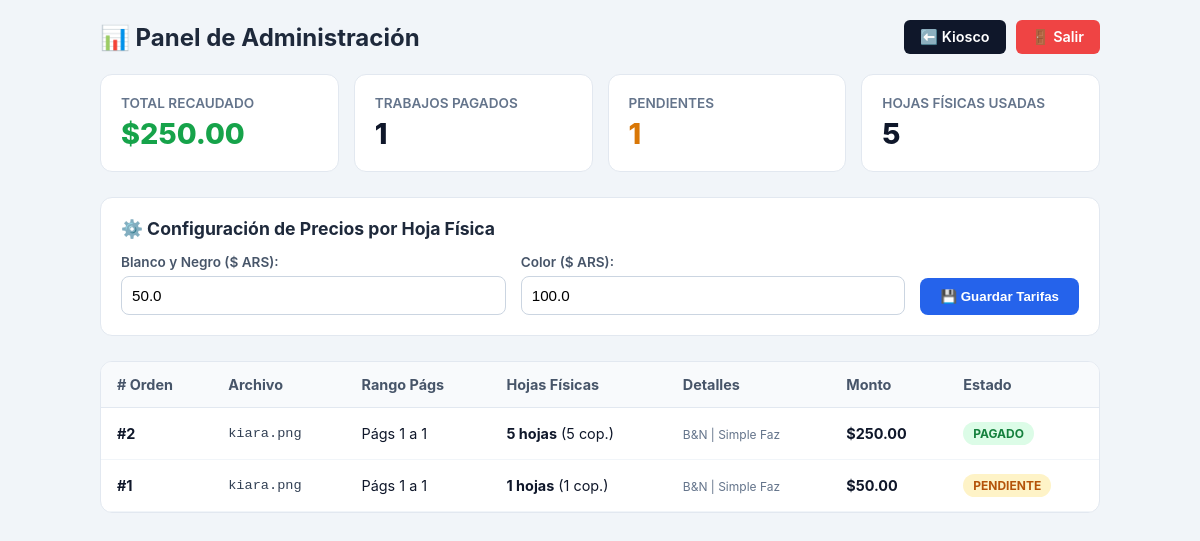
Before: /admin (signed in) with the older database file.
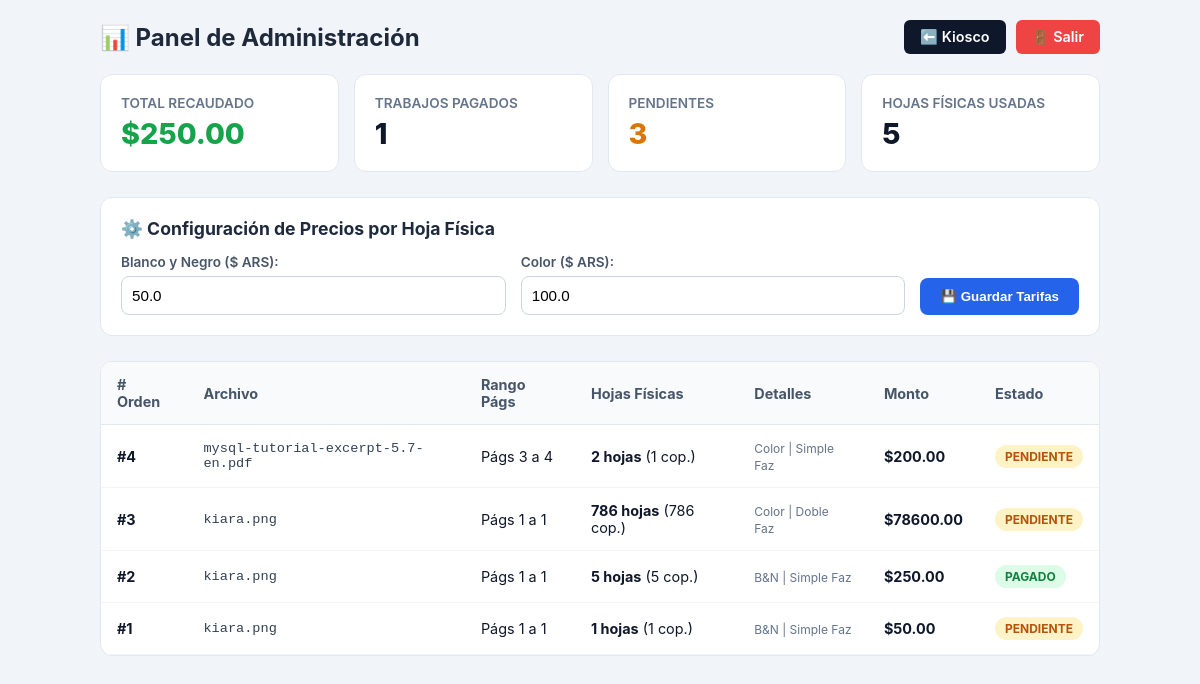
After: the same page with the newer database file.
### tables this page shows
CREATE TABLE print_jobs (
            id INTEGER PRIMARY KEY AUTOINCREMENT,
            file_path TEXT NOT NULL,
            file_type TEXT NOT NULL,
            page_count INTEGER NOT NULL,
            page_from INTEGER DEFAULT 1,
            page_to INTEGER DEFAULT 1,
            sheets_count INTEGER DEFAULT 1,
            copies INTEGER NOT NULL,
            is_double_sided BOOLEAN NOT NULL,
            is_color BOOLEAN NOT NULL,
            total_price REAL NOT NULL,
            status TEXT DEFAULT 'pending',
            payment_token TEXT,
            created_at TIMESTAMP DEFAULT CURRENT_TIMESTAMP
        );

CREATE TABLE settings (
            key TEXT PRIMARY KEY,
            value REAL NOT NULL
        );

### app.py (the view)
@app.route('/admin')
def admin_panel():
    if not session.get('admin_logged_in'):
        return redirect('/login')
    conn = sqlite3.connect('database.db')
    cursor = conn.cursor()
    cursor.execute("SELECT SUM(total_price) FROM print_jobs WHERE status = 'paid'")
    total_earned = cursor.fetchone()[0] or 0.0
    cursor.execute("SELECT COUNT(*) FROM print_jobs WHERE status = 'paid'")
    paid_jobs_count = cursor.fetchone()[0] or 0
    cursor.execute("SELECT COUNT(*) FROM print_jobs WHERE status = 'pending'")
    pending_jobs_count = cursor.fetchone()[0] or 0
    cursor.execute("SELECT SUM(sheets_count) FROM print_jobs WHERE status = 'paid'")
    total_sheets_printed = cursor.fetchone()[0] or 0
    cursor.execute('''
        SELECT id, file_path, file_type, page_from, page_to, sheets_count, copies, is_double_sided, is_color, total_price, status, created_at
        FROM print_jobs ORDER BY id DESC
    ''')
    jobs = cursor.fetchall()
    conn.close()
    bw_price, color_price = get_prices()
    return render_template(
        'admin.html',
        total_earned=total_earned,
        paid_jobs_count=paid_jobs_count,
        pending_jobs_count=pending_jobs_count,
        total_sheets_printed=total_sheets_printed,
        jobs=jobs,
        bw_price=bw_price,
        color_price=color_price
    )

### app.py (called while the page is built)
def get_prices():
    conn = sqlite3.connect('database.db')
    cursor = conn.cursor()
    cursor.execute("SELECT key, value FROM settings")
    rows = cursor.fetchall()
    conn.close()
    prices = {row[0]: row[1] for row in rows}
    return prices.get('bw_price', 50.0), prices.get('color_price', 100.0)

### templates/admin.html (shortened to what this page needs)
<!DOCTYPE html>
<html lang="es">
<head>
</head>
<body>
    <div class="top-bar">
        <h2>📊 Panel de Administración</h2>
        <div class="top-actions">
            <a href="/" class="btn-back">⬅️ Kiosco</a>
            <a href="/logout" class="btn-logout">🚪 Salir</a>
        </div>
    </div>
    <div class="container">
        <div class="stats-grid">
            <div class="stat-card">
                <div class="label">Total Recaudado</div>
                <div class="value" style="color: #16a34a;">${{ "%.2f"|format(total_earned) }}</div>
            </div>
            <div class="stat-card">
                <div class="label">Trabajos Pagados</div>
                <div class="value">{{ paid_jobs_count }}</div>
            </div>
            <div class="stat-card">
                <div class="label">Pendientes</div>
                <div class="value" style="color: #d97706;">{{ pending_jobs_count }}</div>
            </div>
            <div class="stat-card">
                <div class="label">Hojas Físicas Usadas</div>
                <div class="value">{{ total_sheets_printed }}</div>
            </div>
        </div>
        <div class="settings-card">
            <h3>⚙️ Configuración de Precios por Hoja Física</h3>
            <form action="/admin/update-prices" method="POST" class="settings-form">
                <div class="form-group">
                    <label>Blanco y Negro ($ ARS):</label>
                    <input type="number" step="0.01" name="bw_price" value="{{ bw_price }}" required>
                </div>
                <div class="form-group">
                    <label>Color ($ ARS):</label>
                    <input type="number" step="0.01" name="color_price" value="{{ color_price }}" required>
                </div>
                <button type="submit" class="btn-save">💾 Guardar Tarifas</button>
            </form>
        </div>
        <div class="table-card">
            <table>
                <thead>
                    <tr>
                        <th># Orden</th>
                        <th>Archivo</th>
                        <th>Rango Págs</th>
                        <th>Hojas Físicas</th>
                        <th>Detalles</th>
                        <th>Monto</th>
                        <th>Estado</th>
                    </tr>
                </thead>
                <tbody>
                    {% for job in jobs %}
                    <tr>
                        <td><strong>#{{ job[0] }}</strong></td>
                        <td class="filename">{{ job[1].replace('uploads/', '') }}</td>
                        <td>Págs {{ job[3] }} a {{ job[4] }}</td>
                        <td><strong>{{ job[5] }} hojas</strong> ({{ job[6] }} cop.)</td>
                        <td>
                            <small style="color:#64748b;">
                                {{ 'Color' if job[8] else 'B&N' }} | {{ 'Doble Faz' if job[7] else 'Simple Faz' }}
                            </small>
                        </td>
                        <td><strong>${{ "%.2f"|format(job[9]) }}</strong></td>
                        <td>
                            {% if job[10] == 'paid' %}
                                <span class="badge badge-paid">PAGADO</span>
                            {% else %}
                                <span class="badge badge-pending">PENDIENTE</span>
                            {% endif %}
                        </td>
                    </tr>
                    {% else %}
                    <tr>
                        <td colspan="7" style="text-align: center; color: #94a3b8; padding: 30px;">
                            No hay registros de impresiones aún.
                        </td>
                    </tr>
                    {% endfor %}
                </tbody>
            </table>
        </div>
    </div>
</body>
</html>

### templates/admin.html (style rules this page uses)
body { font-family: -apple-system, BlinkMacSystemFont, "Segoe UI", Roboto, sans-serif; background: #f1f5f9; color: #0f172a; margin: 0; padding: 20px; }
.top-bar { max-width: 1000px; margin: 0 auto 20px auto; display: flex; justify-content: space-between; align-items: center; }
.top-bar h2 { margin: 0; color: #1e293b; }
.top-actions { display: flex; gap: 10px; }
.btn-back { background: #0f172a; color: white; text-decoration: none; padding: 8px 16px; border-radius: 6px; font-size: 0.9rem; font-weight: 600; }
.btn-logout { background: #ef4444; color: white; text-decoration: none; padding: 8px 16px; border-radius: 6px; font-size: 0.9rem; font-weight: 600; }
.container { max-width: 1000px; margin: 0 auto; }
.stats-grid { display: grid; grid-template-columns: repeat(auto-fit, minmax(220px, 1fr)); gap: 15px; margin-bottom: 25px; }
.stat-card { background: white; padding: 20px; border-radius: 12px; border: 1px solid #e2e8f0; }
.stat-card .label { font-size: 0.85rem; color: #64748b; font-weight: 600; text-transform: uppercase; }
.stat-card .value { font-size: 1.8rem; font-weight: 800; color: #0f172a; margin-top: 5px; }
.settings-card { background: white; padding: 20px; border-radius: 12px; border: 1px solid #e2e8f0; margin-bottom: 25px; }
.settings-card h3 { margin-top: 0; margin-bottom: 15px; color: #1e293b; font-size: 1.1rem; }
.settings-form { display: flex; gap: 15px; align-items: flex-end; flex-wrap: wrap; }
.form-group { flex: 1; min-width: 160px; }
.form-group label { display: block; font-size: 0.85rem; font-weight: 600; color: #475569; margin-bottom: 6px; }
.form-group input { width: 100%; padding: 10px; border: 1px solid #cbd5e1; border-radius: 8px; font-size: 0.95rem; box-sizing: border-box; }
.btn-save { background: #2563eb; color: white; border: none; padding: 11px 20px; border-radius: 8px; font-weight: 600; cursor: pointer; }
.table-card { background: white; border-radius: 12px; border: 1px solid #e2e8f0; overflow-x: auto; }
table { width: 100%; border-collapse: collapse; text-align: left; font-size: 0.9rem; }
th { background: #f8fafc; padding: 14px 16px; color: #475569; font-weight: 700; border-bottom: 1px solid #e2e8f0; }
td { padding: 14px 16px; border-bottom: 1px solid #f1f5f9; }
.badge { padding: 4px 10px; border-radius: 20px; font-size: 0.75rem; font-weight: 700; display: inline-block; }
.badge-paid { background: #dcfce7; color: #15803d; }
.badge-pending { background: #fef3c7; color: #b45309; }
.filename { font-family: monospace; font-size: 0.85rem; color: #334155; }

Changed rows visible on the page:
added settings: bw_price "50.0"
added settings: color_price "100.0"
added print_jobs: id "4", file_path "mysql-tutorial-excerpt-5.7-en.pdf", page_from "3", page_to "4", sheets_count "2", copies "1", is_color "Color", is_double_sided "Simple Faz", total_price "200.00", status "PENDIENTE"
added print_jobs: id "3", file_path "kiara.png", page_from "1", page_to "1", sheets_count "786", copies "786", is_color "Color", is_double_sided "Doble Faz", total_price "78600.00", status "PENDIENTE"
Other visible differences:
{{ pending_jobs_count }}: "1" → "3"
form field bw_price: "50.0" → (not shown)
form field color_price: "100.0" → (not shown)
